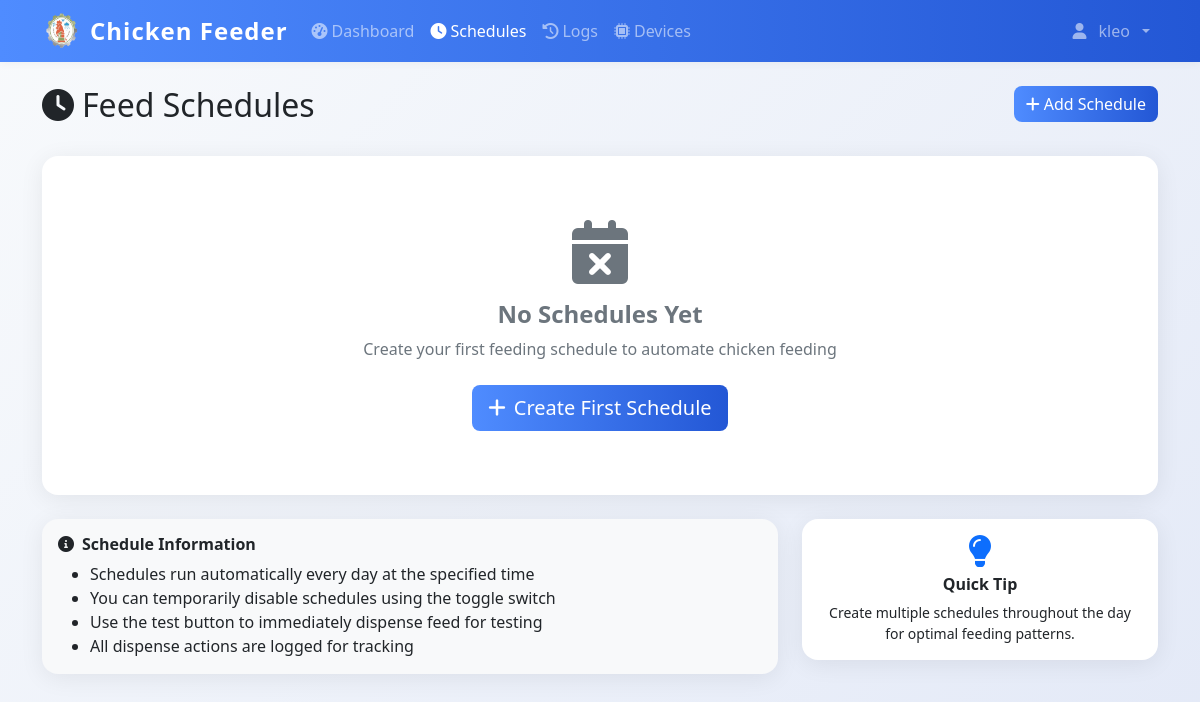
Before: /schedules (signed in) with the older database file.
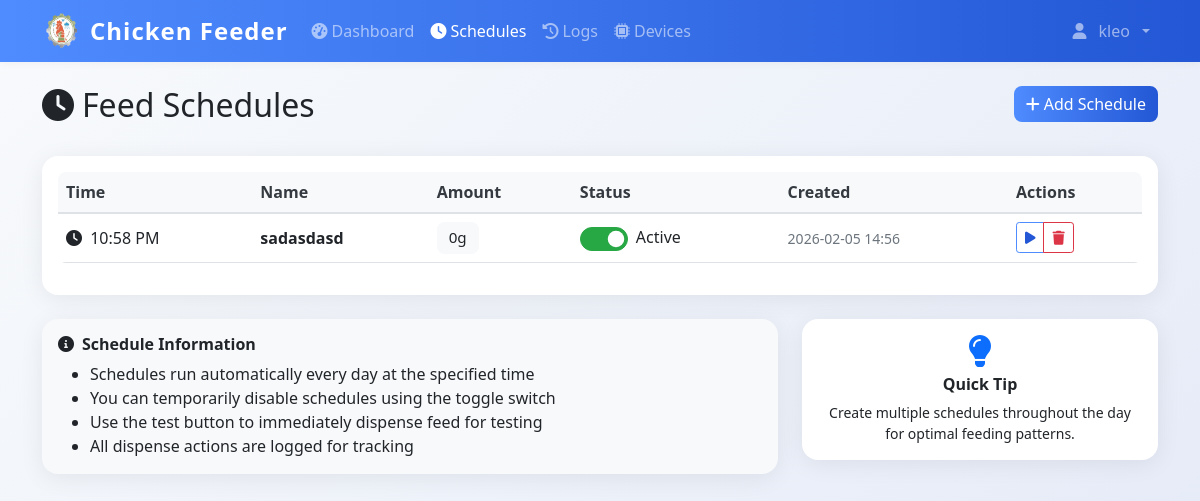
After: the same page with the newer database file.
### models.py (models this page shows)
class FeedSchedule(db.Model):
    id = db.Column(db.Integer, primary_key=True)
    name = db.Column(db.String(100), nullable=False)
    feed_time = db.Column(db.Time, nullable=False)
    amount_grams = db.Column(db.Integer, nullable=False)
    is_active = db.Column(db.Boolean, default=True)
    created_by = db.Column(db.Integer, db.ForeignKey('user.id'), nullable=False)
    created_at = db.Column(db.DateTime, default=datetime.utcnow)
    user = db.relationship('User', backref=db.backref('schedules', lazy=True))

### app.py (the view)
@app.route('/schedules')
@login_required
def schedules():
    schedules = FeedSchedule.query.filter_by(created_by=current_user.id).order_by(FeedSchedule.feed_time).all()
    return render_template('schedules.html', schedules=schedules)

### app.py (called while the page is built)
@login_manager.user_loader
def load_user(user_id):
    return db.session.get(User, int(user_id))

@app.context_processor
def inject_datetime():
    return {'datetime': datetime}

@app.before_request
def restrict_admin_from_user_pages():
    if current_user.is_authenticated and getattr(current_user, 'is_admin', False):
        admin_paths = ['/admin', '/admin/', '/admin/dashboard', '/admin/config', '/admin/create', '/admin/feed-ratio']
        if not any(request.path.startswith(p) for p in admin_paths):
            if not request.path.startswith('/static') and not request.path.startswith('/logout'):
                return redirect(url_for('admin.dashboard'))

### templates/schedules.html (shortened to what the changed rows need)
{% extends "base.html" %}
{% block content %}
<div class="container mt-4">
    <div class="row mb-4">
        <div class="col">
            <h1 class="h2">
                <i class="fas fa-clock me-2"></i>Feed Schedules
            </h1>
        </div>
    </div>
    <div class="card">
        <div class="card-body">
            {% if schedules %}
            <div class="table-responsive">
                <table class="table table-hover">
                    <thead>
                        <tr>
                            <th>Time</th>
                            <th>Name</th>
                            <th>Amount</th>
                            <th>Status</th>
                            <th>Created</th>
                            <th>Actions</th>
                        </tr>
                    </thead>
                    <tbody>
                        {% for schedule in schedules %}
                        <tr id="schedule-{{ schedule.id }}">
                            <td>
                                <i class="fas fa-clock me-1"></i>
                                {{ schedule.feed_time.strftime('%I:%M %p') }}
                            </td>
                            <td>
                                <strong>{{ schedule.name }}</strong>
                            </td>
                            <td>
                                <span class="badge bg-light text-dark">{{ schedule.amount_grams }}g</span>
                            </td>
                            <td>
                                <div class="form-check form-switch d-flex align-items-center gap-2">
                                    <input class="form-check-input" type="checkbox"
                                        id="toggle-{{ schedule.id }}"
                                        {% if schedule.is_active %}checked{% endif %}
                                        onchange="toggleSchedule(this)" data-id="{{ schedule.id }}">
                                    <label class="form-check-label" for="toggle-{{ schedule.id }}">
                                        <span id="status-text-{{ schedule.id }}">
                                            {% if schedule.is_active %}Active{% else %}Inactive{% endif %}
                                        </span>
                                    </label>
                                </div>
                            </td>
                            <td>
                                <small class="text-muted">
                                    {{ schedule.created_at.strftime('%Y-%m-%d %H:%M') }}
                                </small>
                            </td>
                            <td>
                                <div class="btn-group btn-group-sm">
                                    <button class="btn btn-outline-primary"
                                            onclick="testSchedule(this)"
                                            data-id="{{ schedule.id }}"
                                            data-amount_grams="{{ schedule.amount_grams }}"
                                            title="Test this schedule">
                                        <i class="fas fa-play"></i>
                                    </button>
                                    <button class="btn btn-outline-danger"
                                            onclick="deleteSchedule(this)"
                                            data-id="{{ schedule.id }}"
                                            data-name="{{ schedule.name }}"
                                            title="Delete schedule">
                                        <i class="fas fa-trash"></i>
                                    </button>
                                </div>
                            </td>
                        </tr>
                        {% endfor %}
                    </tbody>
                </table>
            </div>
            {% else %}
            <div class="text-center text-muted py-5">
                <i class="fas fa-calendar-times fa-4x mb-3"></i>
                <h4>No Schedules Yet</h4>
                <p class="mb-4">Create your first feeding schedule to automate chicken feeding</p>
                <a href="{{ url_for('add_schedule') }}" class="btn btn-primary btn-lg">
                    <i class="fas fa-plus me-2"></i>Create First Schedule
                </a>
            </div>
            {% endif %}
        </div>
    </div>
</div>
{% endblock %}

Changed rows visible on the page:
added FeedSchedule: feed_time "10:58 PM", name "sadasdasd", amount_grams "0", is_active "☑", shows "Active", created_at "2026-02-05 14:56"
Other visible differences:
text no longer shown: "No Schedules Yet Create your first feeding schedule to automate chicken feeding Create First Schedule"
text now shown: "Time Name Amount Status Created Actions"
